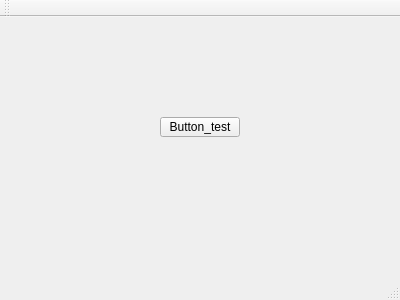
<?xml version="1.0" encoding="UTF-8"?>
<ui version="4.0">
 <class>MainWindow</class>
 <widget class="QMainWindow" name="MainWindow">
  <property name="geometry">
   <rect>
    <x>0</x>
    <y>0</y>
    <width>400</width>
    <height>300</height>
   </rect>
  </property>
  <property name="windowTitle">
   <string>MainWindow</string>
  </property>
  <widget class="QWidget" name="centralWidget">
   <widget class="QPushButton" name="Button_test">
    <property name="geometry">
     <rect>
      <x>160</x>
      <y>100</y>
      <width>80</width>
      <height>20</height>
     </rect>
    </property>
    <property name="text">
     <string>Button_test</string>
    </property>
   </widget>
  </widget>
  <widget class="QMenuBar" name="menuBar">
   <property name="geometry">
    <rect>
     <x>0</x>
     <y>0</y>
     <width>400</width>
     <height>22</height>
    </rect>
   </property>
  </widget>
  <widget class="QToolBar" name="mainToolBar">
   <attribute name="toolBarArea">
    <enum>TopToolBarArea</enum>
   </attribute>
   <attribute name="toolBarBreak">
    <bool>false</bool>
   </attribute>
  </widget>
  <widget class="QStatusBar" name="statusBar"/>
 </widget>
 <layoutdefault spacing="6" margin="11"/>
 <resources/>
 <connections/>
</ui>
